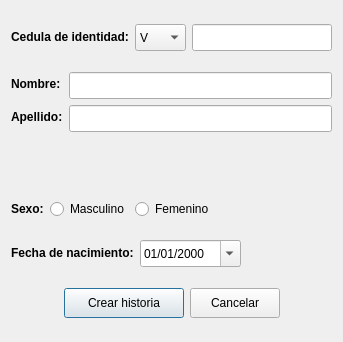
<?xml version="1.0" encoding="UTF-8"?>
<ui version="4.0">
 <class>crearHistoria</class>
 <widget class="QDialog" name="crearHistoria">
  <property name="geometry">
   <rect>
    <x>0</x>
    <y>0</y>
    <width>343</width>
    <height>342</height>
   </rect>
  </property>
  <property name="windowTitle">
   <string>Crear historia</string>
  </property>
  <layout class="QGridLayout" name="gridLayout">
   <item row="0" column="0">
    <layout class="QVBoxLayout" name="verticalLayout">
     <item>
      <spacer name="verticalSpacer_2">
       <property name="orientation">
        <enum>Qt::Vertical</enum>
       </property>
       <property name="sizeType">
        <enum>QSizePolicy::Fixed</enum>
       </property>
       <property name="sizeHint" stdset="0">
        <size>
         <width>17</width>
         <height>13</height>
        </size>
       </property>
      </spacer>
     </item>
     <item>
      <layout class="QHBoxLayout" name="horizontalLayout_2">
       <item>
        <widget class="QLabel" name="etqCI">
         <property name="text">
          <string>&lt;html&gt;&lt;head/&gt;&lt;body&gt;&lt;p&gt;&lt;span style=&quot; font-weight:600;&quot;&gt;Cedula de identidad:&lt;/span&gt;&lt;/p&gt;&lt;/body&gt;&lt;/html&gt;</string>
         </property>
        </widget>
       </item>
       <item>
        <widget class="QComboBox" name="cBoxCI">
         <property name="minimumSize">
          <size>
           <width>51</width>
           <height>27</height>
          </size>
         </property>
         <item>
          <property name="text">
           <string>V</string>
          </property>
         </item>
         <item>
          <property name="text">
           <string>E</string>
          </property>
         </item>
        </widget>
       </item>
       <item>
        <widget class="QLineEdit" name="lineaCI">
         <property name="minimumSize">
          <size>
           <width>120</width>
           <height>27</height>
          </size>
         </property>
         <property name="maxLength">
          <number>9</number>
         </property>
         <property name="clearButtonEnabled">
          <bool>false</bool>
         </property>
        </widget>
       </item>
      </layout>
     </item>
     <item>
      <spacer name="verticalSpacer_3">
       <property name="orientation">
        <enum>Qt::Vertical</enum>
       </property>
       <property name="sizeType">
        <enum>QSizePolicy::Fixed</enum>
       </property>
       <property name="sizeHint" stdset="0">
        <size>
         <width>17</width>
         <height>15</height>
        </size>
       </property>
      </spacer>
     </item>
     <item>
      <layout class="QFormLayout" name="formLayout">
       <item row="0" column="0">
        <widget class="QLabel" name="etqNombre">
         <property name="text">
          <string>&lt;html&gt;&lt;head/&gt;&lt;body&gt;&lt;p&gt;&lt;span style=&quot; font-weight:600;&quot;&gt;Nombre:&lt;/span&gt;&lt;/p&gt;&lt;/body&gt;&lt;/html&gt;</string>
         </property>
        </widget>
       </item>
       <item row="0" column="1">
        <widget class="QLineEdit" name="lineaNombre">
         <property name="minimumSize">
          <size>
           <width>210</width>
           <height>27</height>
          </size>
         </property>
        </widget>
       </item>
       <item row="1" column="0">
        <widget class="QLabel" name="etqApellido">
         <property name="text">
          <string>&lt;html&gt;&lt;head/&gt;&lt;body&gt;&lt;p&gt;&lt;span style=&quot; font-weight:600;&quot;&gt;Apellido:&lt;/span&gt;&lt;/p&gt;&lt;/body&gt;&lt;/html&gt;</string>
         </property>
        </widget>
       </item>
       <item row="1" column="1">
        <widget class="QLineEdit" name="lineaApellido">
         <property name="minimumSize">
          <size>
           <width>210</width>
           <height>27</height>
          </size>
         </property>
        </widget>
       </item>
      </layout>
     </item>
     <item>
      <spacer name="verticalSpacer_4">
       <property name="orientation">
        <enum>Qt::Vertical</enum>
       </property>
       <property name="sizeType">
        <enum>QSizePolicy::Fixed</enum>
       </property>
       <property name="sizeHint" stdset="0">
        <size>
         <width>17</width>
         <height>15</height>
        </size>
       </property>
      </spacer>
     </item>
     <item>
      <layout class="QHBoxLayout" name="horizontalLayout_3">
       <item>
        <widget class="QLabel" name="etqSexo">
         <property name="text">
          <string>&lt;html&gt;&lt;head/&gt;&lt;body&gt;&lt;p&gt;&lt;span style=&quot; font-weight:600;&quot;&gt;Sexo:&lt;/span&gt;&lt;/p&gt;&lt;/body&gt;&lt;/html&gt;</string>
         </property>
        </widget>
       </item>
       <item>
        <widget class="QRadioButton" name="radioMasculino">
         <property name="text">
          <string>Masculino</string>
         </property>
        </widget>
       </item>
       <item>
        <widget class="QRadioButton" name="radioFemenino">
         <property name="text">
          <string>Femenino</string>
         </property>
        </widget>
       </item>
       <item>
        <spacer name="horizontalSpacer_3">
         <property name="orientation">
          <enum>Qt::Horizontal</enum>
         </property>
         <property name="sizeHint" stdset="0">
          <size>
           <width>40</width>
           <height>20</height>
          </size>
         </property>
        </spacer>
       </item>
      </layout>
     </item>
     <item>
      <spacer name="verticalSpacer_6">
       <property name="orientation">
        <enum>Qt::Vertical</enum>
       </property>
       <property name="sizeType">
        <enum>QSizePolicy::Fixed</enum>
       </property>
       <property name="sizeHint" stdset="0">
        <size>
         <width>17</width>
         <height>15</height>
        </size>
       </property>
      </spacer>
     </item>
     <item>
      <layout class="QHBoxLayout" name="horizontalLayout_4">
       <item>
        <widget class="QLabel" name="etqFechaNac">
         <property name="text">
          <string>&lt;html&gt;&lt;head/&gt;&lt;body&gt;&lt;p&gt;&lt;span style=&quot; font-weight:600;&quot;&gt;Fecha de nacimiento:&lt;/span&gt;&lt;/p&gt;&lt;/body&gt;&lt;/html&gt;</string>
         </property>
        </widget>
       </item>
       <item>
        <widget class="QDateEdit" name="editFechaNac">
         <property name="minimumSize">
          <size>
           <width>101</width>
           <height>27</height>
          </size>
         </property>
         <property name="displayFormat">
          <string>dd/MM/yyyy</string>
         </property>
         <property name="calendarPopup">
          <bool>true</bool>
         </property>
        </widget>
       </item>
       <item>
        <spacer name="horizontalSpacer_4">
         <property name="orientation">
          <enum>Qt::Horizontal</enum>
         </property>
         <property name="sizeHint" stdset="0">
          <size>
           <width>40</width>
           <height>20</height>
          </size>
         </property>
        </spacer>
       </item>
      </layout>
     </item>
     <item>
      <spacer name="verticalSpacer_5">
       <property name="orientation">
        <enum>Qt::Vertical</enum>
       </property>
       <property name="sizeType">
        <enum>QSizePolicy::Fixed</enum>
       </property>
       <property name="sizeHint" stdset="0">
        <size>
         <width>17</width>
         <height>15</height>
        </size>
       </property>
      </spacer>
     </item>
     <item>
      <layout class="QHBoxLayout" name="horizontalLayout">
       <item>
        <spacer name="horizontalSpacer">
         <property name="orientation">
          <enum>Qt::Horizontal</enum>
         </property>
         <property name="sizeHint" stdset="0">
          <size>
           <width>13</width>
           <height>27</height>
          </size>
         </property>
        </spacer>
       </item>
       <item>
        <widget class="QPushButton" name="btnCrearHistoria">
         <property name="minimumSize">
          <size>
           <width>120</width>
           <height>30</height>
          </size>
         </property>
         <property name="text">
          <string>Crear historia</string>
         </property>
        </widget>
       </item>
       <item>
        <widget class="QPushButton" name="btnCancelar">
         <property name="minimumSize">
          <size>
           <width>90</width>
           <height>30</height>
          </size>
         </property>
         <property name="text">
          <string>Cancelar</string>
         </property>
        </widget>
       </item>
       <item>
        <spacer name="horizontalSpacer_2">
         <property name="orientation">
          <enum>Qt::Horizontal</enum>
         </property>
         <property name="sizeHint" stdset="0">
          <size>
           <width>13</width>
           <height>27</height>
          </size>
         </property>
        </spacer>
       </item>
      </layout>
     </item>
     <item>
      <spacer name="verticalSpacer">
       <property name="orientation">
        <enum>Qt::Vertical</enum>
       </property>
       <property name="sizeType">
        <enum>QSizePolicy::Fixed</enum>
       </property>
       <property name="sizeHint" stdset="0">
        <size>
         <width>17</width>
         <height>13</height>
        </size>
       </property>
      </spacer>
     </item>
    </layout>
   </item>
  </layout>
 </widget>
 <resources/>
 <connections/>
</ui>
